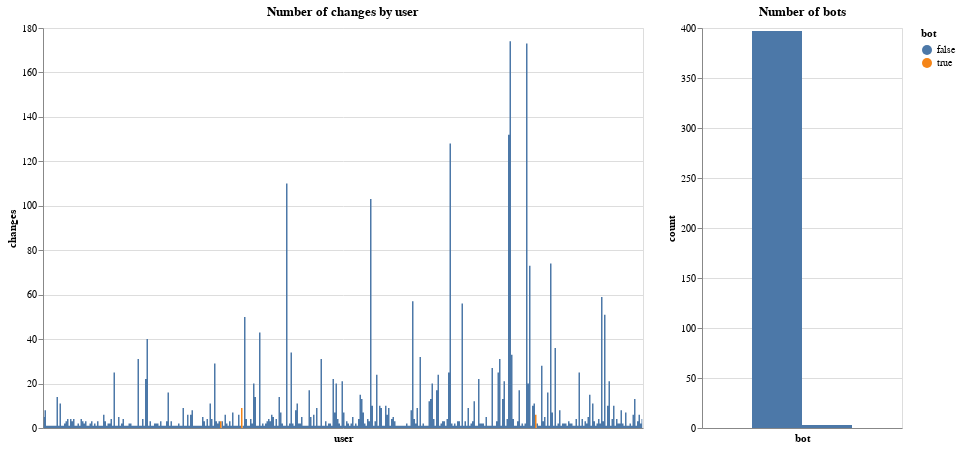

The cell this chart's notebook holds for it:
### Markdown cell above
## Number of changes done by user

### Code cell
# ! pip install altair
import altair as alt
import numpy as np
import pandas as pd

gd_dict = {row['user']: row['bot'] for _, row in df.iterrows()}
df_counts = df.user.value_counts().reset_index()
df_counts.columns = ['user', 'changes']
df_counts['bot'] = df_counts.user.map(lambda x: gd_dict[x])
df_counts.head()

np.random.seed(42)
sample_df = df_counts.sample(400)

chart_counts = alt.Chart(sample_df).mark_area(
    interpolate='step'
).encode(
    x = alt.X('user', axis=alt.Axis(labels=False, ticks=False)),
    y = alt.Y('changes:Q'),
    color = alt.Color('bot:N'),
    tooltip = [alt.Tooltip('user')]
).properties(
    width = 600,
    height = 400,
    title = 'Number of changes by user'
)

chart_bots = alt.Chart(sample_df).mark_area(
    interpolate='step'
).encode(
    x = alt.X('bot:N', axis=alt.Axis(labels=False, ticks=False)),
    y = alt.Y('count()', title='count'),
    tooltip = [alt.Tooltip('count()', title='No of users')]
).properties(
    width = 200,
    height = 400,
    title = 'Number of bots'
)

chart_counts | chart_bots

### Figure 1 — Vega-Lite specification as saved in the notebook (floating-point values rounded to 4 significant figures; data arrays with more than 128 entries replaced by an {"elided": "..."} marker saying what was removed)
{"config": {"view": {"continuousWidth": 400, "continuousHeight": 300}}, "hconcat": [{"mark": {"type": "area", "interpolate": "step"}, "encoding": {"color": {"type": "nominal", "field": "bot"}, "tooltip": [{"type": "nominal", "field": "user"}], "x": {"type": "nominal", "axis": {"labels": false, "ticks": false}, "field": "user"}, "y": {"type": "quantitative", "field": "changes"}}, "height": 400, "title": "Number of changes by user", "width": 600}, {"mark": {"type": "area", "interpolate": "step"}, "encoding": {"tooltip": [{"type": "quantitative", "aggregate": "count", "title": "No of users"}], "x": {"type": "nominal", "axis": {"labels": false, "ticks": false}, "field": "bot"}, "y": {"type": "quantitative", "aggregate": "count", "title": "count"}}, "height": 400, "title": "Number of bots", "width": 200}], "data": {"name": "data-9b3d8d8de8db89637854c3c2294a6a02"}, "$schema": "https://vega.github.io/schema/vega-lite/v4.8.1.json", "datasets": {"data-9b3d8d8de8db89637854c3c2294a6a02": {"elided": "400 records"}}}
